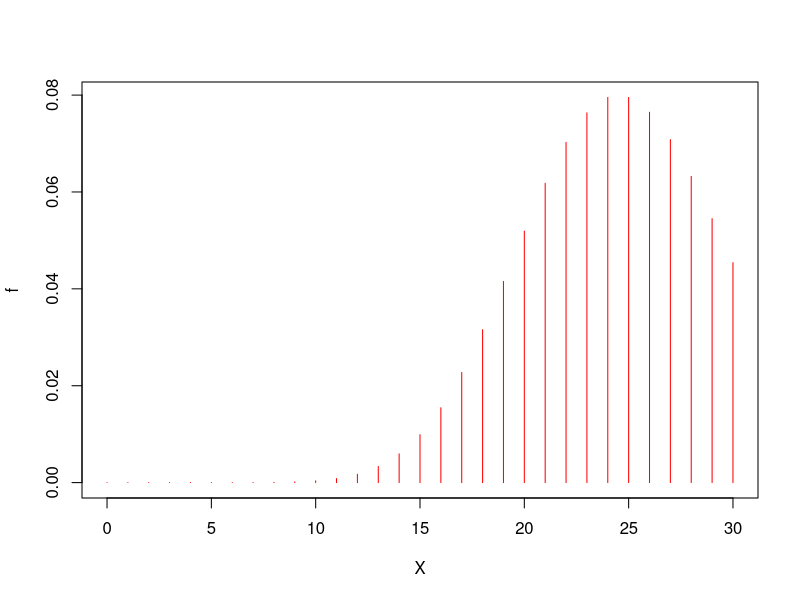
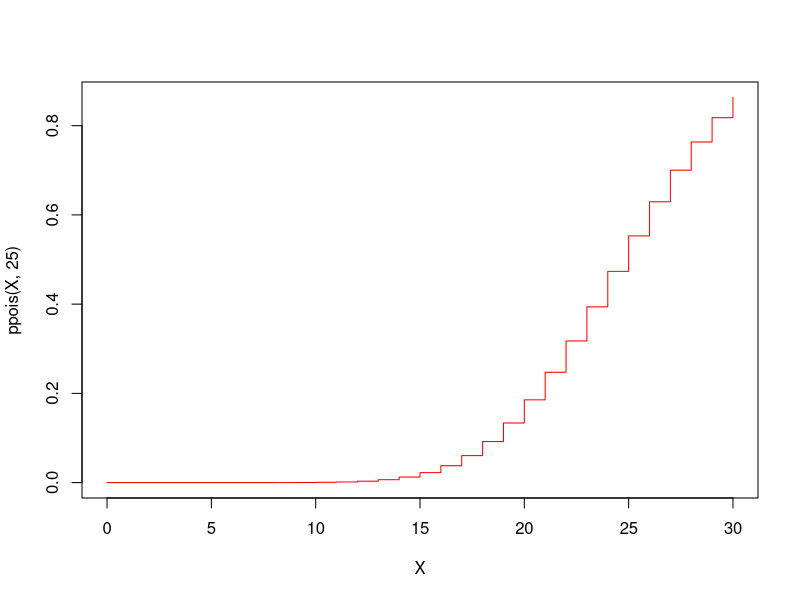
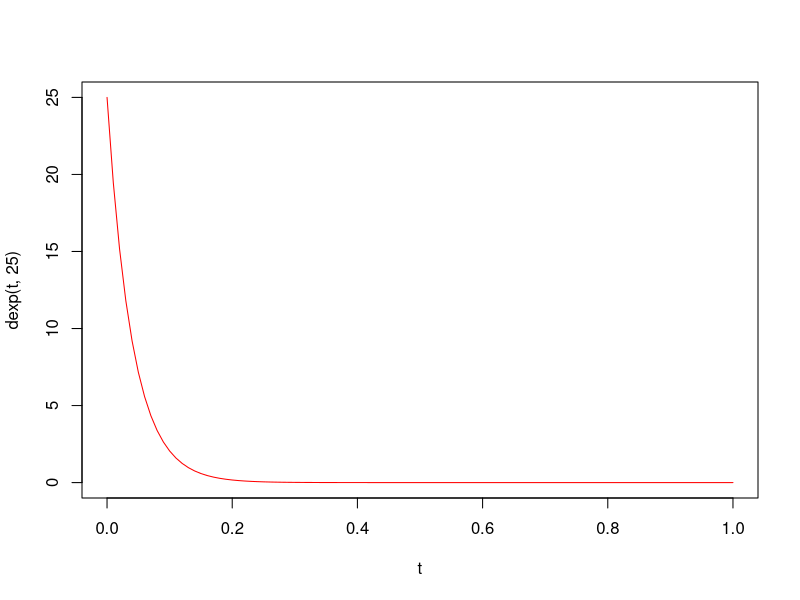
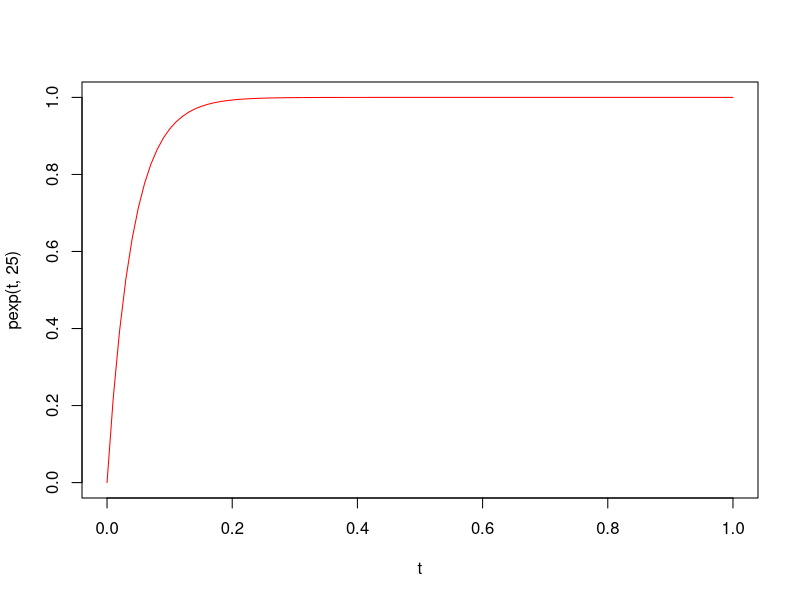

Write R code to recreate these figures, in order.
#codi problema 1

#per veure-ho i guiar-nos una mica dibuixem la poisson

X<- 0:30  #posem que com a màxim rebem 30 trucades per hora, per la fcking face

#ens donenen la esperança, i en el cas de poisson, la esperança és directament el valor de lambda, així doncs, seguint la formula de la funció de distribució per poisson podem trobar que P(X=20) serà:
exp(-25)*25^20/factorial(20)

#això és f(20), per tant també ho podem calcular fent:
dpois(20,25)

#veiem que posem x = 20 i lambda(paràmetre) = 25 i veiem que dona el mateix

#si volguessim veure tots els valors de f(x) hauriem de fer el següent

dpois(X,25)

#així veiem la P(X = 0) fins a P(X = 30) ja que abans hem limitat a 30 però podem canviar-ho això

#ara podem fer el gràfic per veure això millor.

f<- dpois(X,25)

plot(X,f,type = "h", col = "red")


#si ens demanessin la probabilitat de tenir com a màxim 20 trucades, ens estarien demanant P(X<=20) i això en el fons és (F(20)) i per ant ho podem calcular com:
ppois(20,25)

#si ens demanen la P(18 <= X >= 22)

#doncs seria fer:

ppois(22,25)-ppois(17,25) #si ens hi fixem aquí estem restant les xinxetes fins a 17 (el 18 no ja que és inclòs) de les xinxetes fins a 25, d'aquesta manera obtenim només les xinxetes de 18 (inclòs) fins a 25(inclòs)


#anem ara a graficar F(X)
plot(X,ppois(X,25), type="s", col="red")

#ens poden demanar la mediana d'això, doncs haurem de fer l'antiimatge de 0,5 és a dir F(0,5)^-1, i ho farem així:
qpois(0.5,25)

#si ens demanessin el primer quartil:
qpois(0.25,25)


#resum comandos
#d--> f(x) (dpois,en el cas de poisson)
#p--> F(x) (ppois en el cas de poisson)
#q--> per a fer els quartils i la mediana (F(x)^-1)

#Això era per veure una mica com és poisson, ara anema  resoldre l'exercici de veritat,

#pregunta 1

#ara tindrem que la nostra nova lambda és 0.033*lambda(anterior) això sempre és així, si agafem una part de la mostra la lamba canvia així, pex. si agafessim 2 cops la mostra la lambda seria 2*lambda i així

#però nosaltres volem saber la P(x= 0, t) probabilitat de que x = 0 en l'interval t, que en el nostre cas t seria: 0 - 0.033

# per això hem de pasar al model de distribució exponencial

#però per a respondre la primera pregunta no cal gaire res, recordem que la probabilitat de que una funció continua prengui un valor complet és 0 per tant la resposta a la preguta 1 és 0,la segona pregunta sí que la podem resoldre ja que en demanen: P(X>=0.052

#es resol així
1 -pexp(0.052,25)

#dibuixem la funció de densitat
t<- seq(0,1,0.01)
plot(t, dexp(t,25), type= "l", col= "red")

#distribució:
plot(t,pexp(t,25), type = "l", col = "red")


#llavors si no sabem quan és la mitjana la podem trobar fent una simulació de molttes proves i claucular la mitjana d'això

#les simulacions les fem amb r...

mean(rexp(500000,25))

#i veuriem que la mitjana és un valor proper a 0,04
